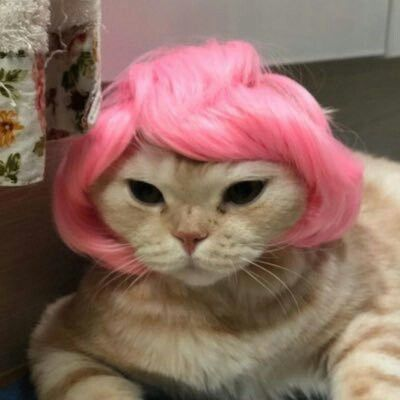
#> input picture CV_Builder_Series/5ad30b721ae28a6748be82130f9828ec.jpg, 400 x 400 px, found by its file name
$ python task_6_warmup.py
#> lines starting #> are read from the running program, lines starting #| are printed output that depends on the picture
import cv2
import numpy as np

# Function to apply filters, zoom, rotate, blur, and sketch effect
def apply_changes():
    global image, zoom_level, rotate_angle, blur_value, sketch_value, filter_choice

    modified_image = image.copy()

    # Apply zoom
    if zoom_level > 0:
        modified_image = cv2.resize(modified_image, None, fx=zoom_level, fy=zoom_level, interpolation=cv2.INTER_LINEAR)

    # Apply rotation
    rows, cols = modified_image.shape[:2]
    M = cv2.getRotationMatrix2D((cols / 2, rows / 2), rotate_angle, 1)
    modified_image = cv2.warpAffine(modified_image, M, (cols, rows))

    # Apply blur
    if blur_value > 0:
        modified_image = cv2.GaussianBlur(modified_image, (blur_value * 2 + 1, blur_value * 2 + 1), 0)

    # Apply sketch (edge detection)
    if sketch_value > 0:
        gray = cv2.cvtColor(modified_image, cv2.COLOR_BGR2GRAY)
        edges = cv2.Canny(gray, 50, 150)
        modified_image = cv2.cvtColor(edges, cv2.COLOR_GRAY2BGR)

    # Apply filter
    if filter_choice == 1:
        modified_image = cv2.applyColorMap(modified_image, cv2.COLORMAP_JET)
    elif filter_choice == 2:
        modified_image = cv2.applyColorMap(modified_image, cv2.COLORMAP_HOT)
    elif filter_choice == 3:
        modified_image = cv2.applyColorMap(modified_image, cv2.COLORMAP_COOL)

    # Display the modified image
    cv2.imshow("Photo Editor", modified_image)

# Function to save the cropped image
def save_cropped_image():
    global x_start, y_start, x_end, y_end, image

    if x_start and y_start and x_end and y_end:
        cropped_image = image[y_start:y_end, x_start:x_end]
        cv2.imwrite('cropped_image.jpg', cropped_image)
        print("Cropped image saved as 'cropped_image.jpg'")

# Callback functions for trackbars
def update_zoom(val):
    global zoom_level
    zoom_level = val / 10.0
    apply_changes()

def update_rotate(val):
    global rotate_angle
    rotate_angle = val
    apply_changes()

def update_blur(val):
    global blur_value
    blur_value = val
    apply_changes()

def update_sketch(val):
    global sketch_value
    sketch_value = val
    apply_changes()

def update_filter(val):
    global filter_choice
    filter_choice = val
    apply_changes()

# Mouse callback function for cropping
def mouse_crop(event, x, y, flags, param):
    global x_start, y_start, x_end, y_end, cropping

    if event == cv2.EVENT_LBUTTONDOWN:
        x_start, y_start, x_end, y_end = x, y, x, y
        cropping = True

    elif event == cv2.EVENT_MOUSEMOVE:
        if cropping:
            x_end, y_end = x, y

    elif event == cv2.EVENT_LBUTTONUP:
        x_end, y_end = x, y
        cropping = False
        save_cropped_image()

# Initialize global variables
image = cv2.imread(r"C:\Users\rohan\OneDrive\Desktop\Build club\CV_Builder_Series\5ad30b721ae28a6748be82130f9828ec.jpg"  )
#> image is the input picture: shape (400, 400, 3); mean B, G, R 96, 107.2, 138.8
zoom_level = 1.0
rotate_angle = 0
blur_value = 0
sketch_value = 0
filter_choice = 0
x_start, y_start, x_end, y_end = 0, 0, 0, 0
cropping = False

# Create a window and trackbars
cv2.namedWindow("Photo Editor")
cv2.createTrackbar("Zoom", "Photo Editor", 10, 20, update_zoom)
cv2.createTrackbar("Rotate", "Photo Editor", 0, 360, update_rotate)
#> slider 'Rotate' is set to 100
cv2.createTrackbar("Blur", "Photo Editor", 0, 10, update_blur)
#> slider 'Blur' is set to 3
cv2.createTrackbar("Sketch", "Photo Editor", 0, 1, update_sketch)
#> slider 'Sketch' is set to 1
cv2.createTrackbar("Filter", "Photo Editor", 0, 3, update_filter)
#> slider 'Filter' is set to 1

# Set the mouse callback function for cropping
cv2.setMouseCallback("Photo Editor", mouse_crop)

# Display the image
apply_changes()

# Wait for user interaction
cv2.waitKey(0)
#> in apply_changes (call 3), `modified_image = cv2.warpAffine(modified_image, M, (cols, rows))`:
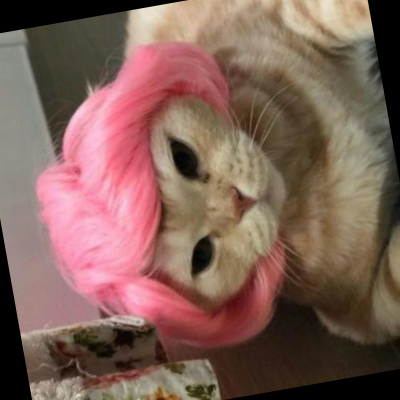
#> modified_image: shape (400, 400, 3); mean B, G, R 87.6, 97.3, 128.4
cv2.destroyAllWindows()

$ run again, with CV_Builder_Series/9c1318551dbc9159f5bcceb977bd7c94.jpg copied over CV_Builder_Series/5ad30b721ae28a6748be82130f9828ec.jpg
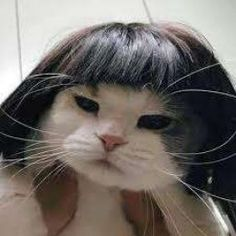
#> input picture CV_Builder_Series/9c1318551dbc9159f5bcceb977bd7c94.jpg, 236 x 236 px, found by its file name
#> image is the input picture: shape (236, 236, 3); mean B, G, R 102.6, 107.3, 113.5
#> in apply_changes (call 3), `modified_image = cv2.warpAffine(modified_image, M, (cols, rows))`:
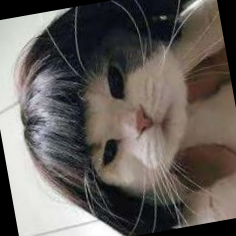
#> modified_image: shape (236, 236, 3); mean B, G, R 91.2, 95.5, 101.4
#> in apply_changes (call 4), `modified_image = cv2.GaussianBlur(modified_image, (blur_value * 2 + 1,..`:
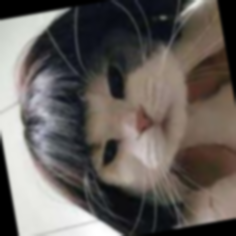
#> modified_image: shape (236, 236, 3); mean B, G, R 91.2, 95.5, 101.4

$ run again, with CV_Builder_Series/f90a84272a0eb8729a55816ac563d677.jpg copied over CV_Builder_Series/5ad30b721ae28a6748be82130f9828ec.jpg
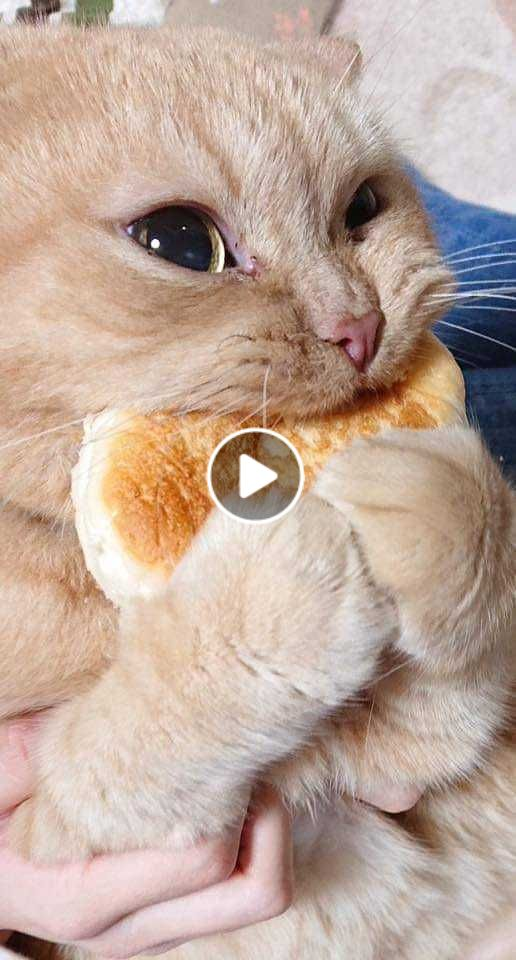
#> input picture CV_Builder_Series/f90a84272a0eb8729a55816ac563d677.jpg, 516 x 960 px, found by its file name
#> image is the input picture: shape (960, 516, 3); mean B, G, R 155.6, 168.5, 191
#> in apply_changes (call 3), `modified_image = cv2.warpAffine(modified_image, M, (cols, rows))`:
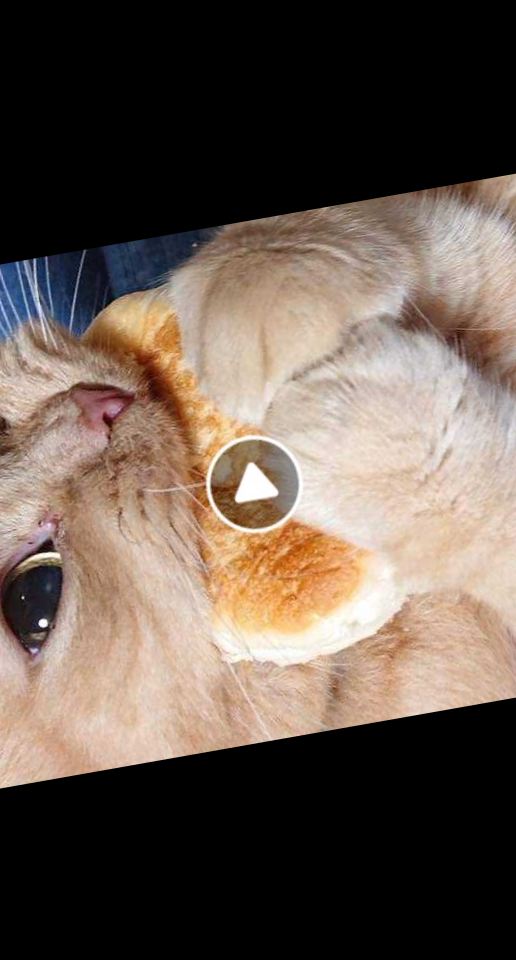
#> modified_image: shape (960, 516, 3); mean B, G, R 78.2, 88.2, 102.2

$ run again, with CV_Builder_Series/images.jpeg copied over CV_Builder_Series/5ad30b721ae28a6748be82130f9828ec.jpg
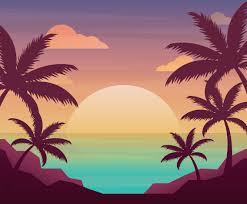
#> input picture CV_Builder_Series/images.jpeg, 247 x 204 px, found by its file name
#> image is the input picture: shape (204, 247, 3); mean B, G, R 107.5, 110.4, 148.2
#> in apply_changes (call 3), `modified_image = cv2.warpAffine(modified_image, M, (cols, rows))`:
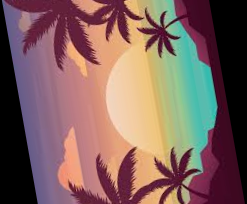
#> modified_image: shape (204, 247, 3); mean B, G, R 93.5, 97.8, 127.1
#> in apply_changes (call 4), `modified_image = cv2.GaussianBlur(modified_image, (blur_value * 2 + 1,..`:
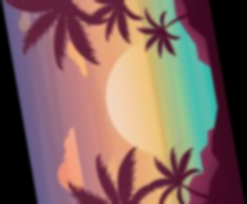
#> modified_image: shape (204, 247, 3); mean B, G, R 93.5, 97.8, 127.1
